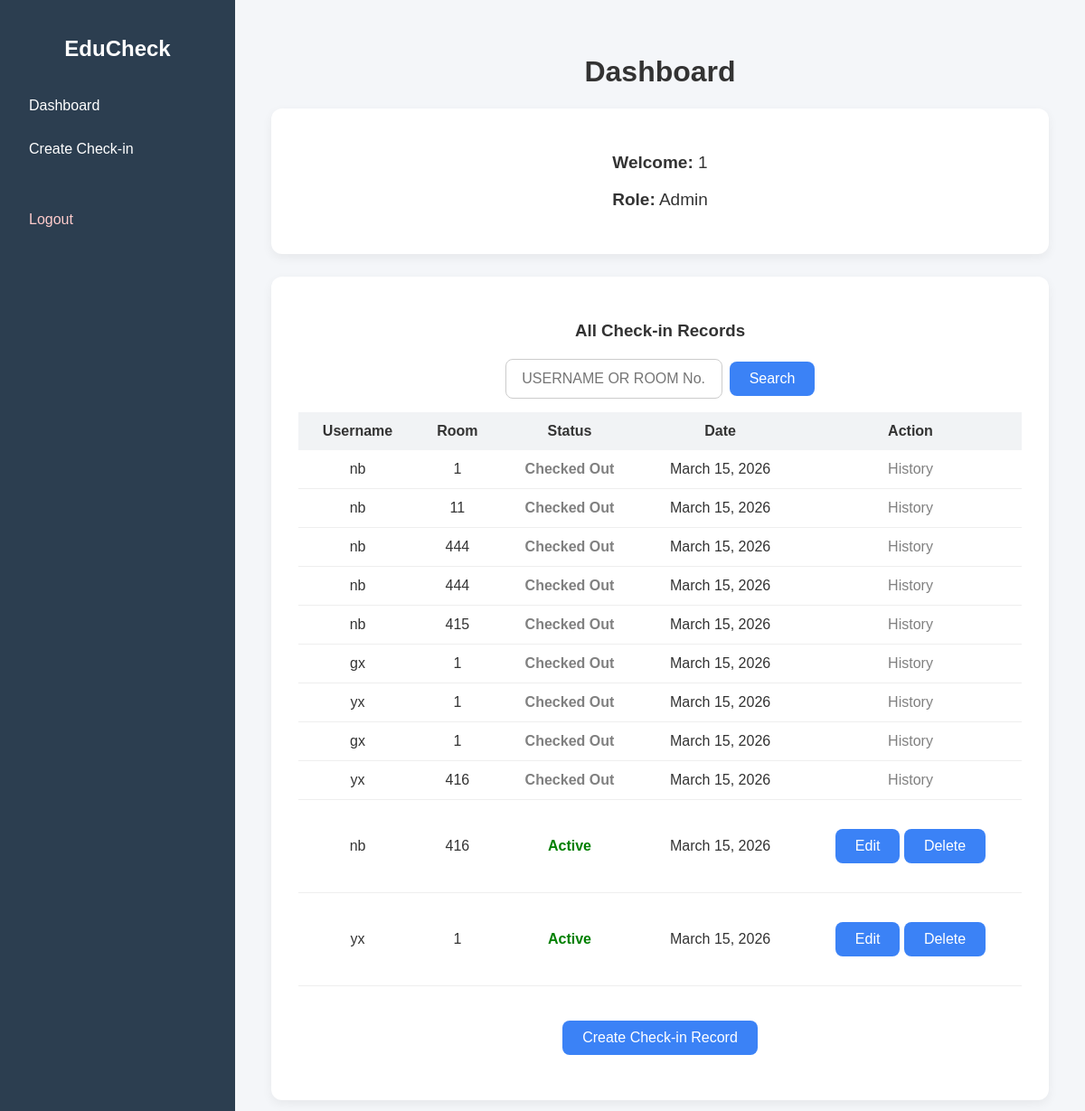
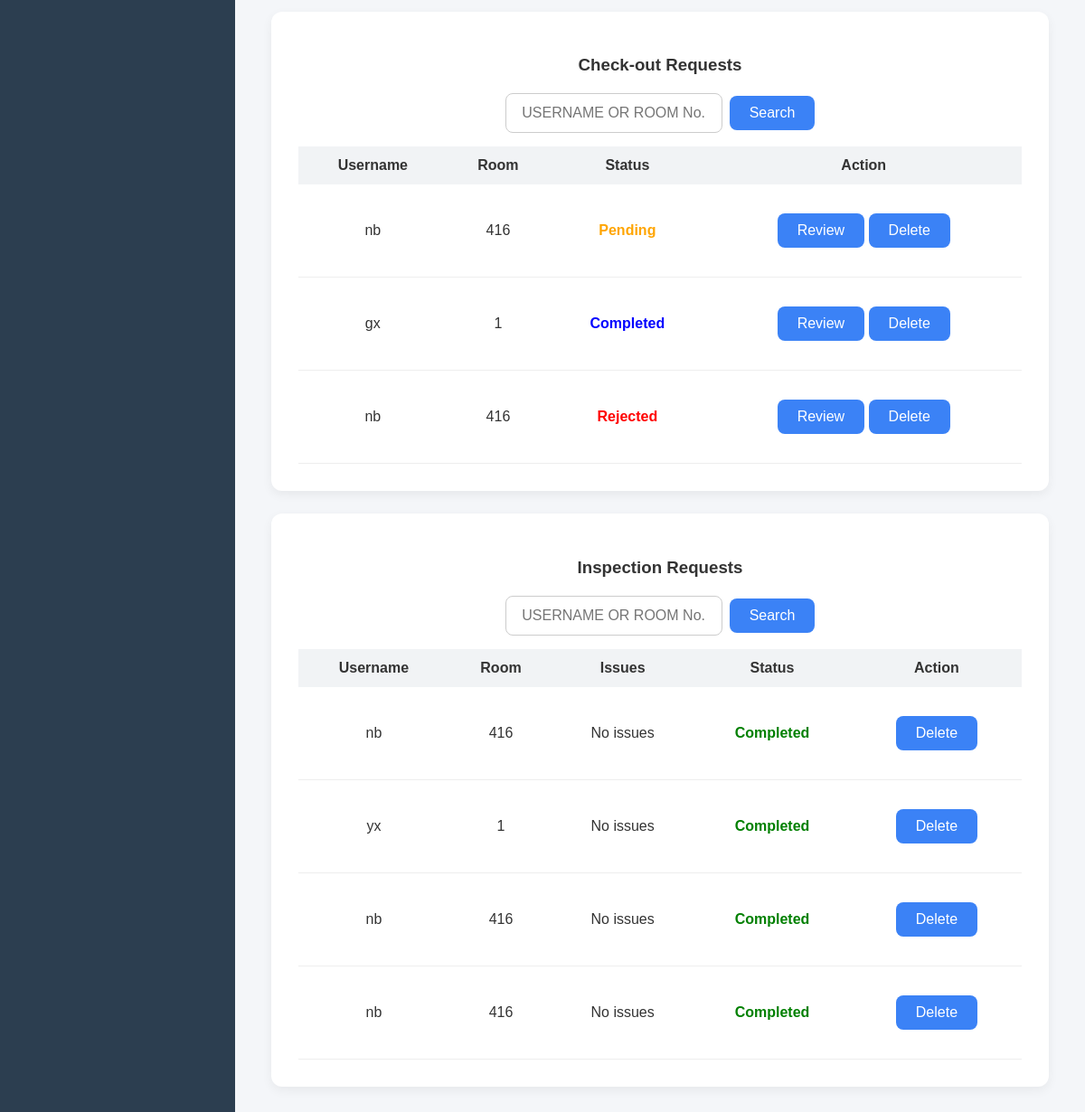
Screenshot of / (signed in) with the database file from the repository (2 pictures, top to bottom).
### accommodation/models.py (models this page shows, shortened)
class UserProfile(models.Model):
    ROLE_CHOICES = (
        ('student', 'Student'),
        ('admin', 'Administrator'),
    )
    user = models.OneToOneField(User, on_delete=models.CASCADE)
    role = models.CharField(
        max_length=10,
        choices=ROLE_CHOICES,
        default='student'
    )
    student_id = models.CharField(max_length=20, blank=True, null=True)
    admin_department = models.CharField(max_length=50, blank=True, null=True)

class CheckInRecord(models.Model):
    STATUS_CHOICES = (
        ('active', 'Active'),
        ('checked_out', 'Checked Out'),
    )
    student = models.ForeignKey(
        UserProfile,
        on_delete=models.CASCADE,
        limit_choices_to={'role': 'student'}
    )
    room_number = models.CharField(max_length=10)
    status = models.CharField(
        max_length=20,
        choices=STATUS_CHOICES,
        default="active"
    )
    check_in_date = models.DateField(auto_now_add=True)
    created_at = models.DateTimeField(auto_now_add=True)
    updated_at = models.DateTimeField(auto_now=True)

class CheckOutRequest(models.Model):
    STATUS_CHOICES = (
        ('pending', 'Pending'),
        ('approved', 'Approved'),
        ('rejected', 'Rejected'),
        ('completed', 'Completed'),
    )
    student = models.ForeignKey(UserProfile, on_delete=models.CASCADE)
    check_in_record = models.ForeignKey(
        CheckInRecord,
        on_delete=models.SET_NULL,
        null=True,
        blank=True
    )
    room_number = models.CharField(max_length=10, null=True, blank=True)
    requested_check_out_date = models.DateField()
    reason = models.CharField(max_length=100)
    issues = models.TextField(blank=True, null=True)
    comments = models.TextField(blank=True, null=True)
    status = models.CharField(
        max_length=10,
        choices=STATUS_CHOICES,
        default='pending'
    )
    admin_note = models.TextField(blank=True, null=True)
    created_at = models.DateTimeField(auto_now_add=True)
    updated_at = models.DateTimeField(auto_now=True)

class RoomInspection(models.Model):
    STATUS_CHOICES = (
        ('submitted', 'Submitted'),
        ('fixing', 'Fixing'),
        ('completed', 'Completed'),
    )
    student = models.ForeignKey(UserProfile, on_delete=models.CASCADE)
    room_number = models.CharField(max_length=10, null=True, blank=True)
    issues = models.TextField(blank=True, null=True)
    comments = models.TextField(blank=True, null=True)
    status = models.CharField(
        max_length=20,
        choices=STATUS_CHOICES,
        default='submitted'
    )
    created_at = models.DateTimeField(auto_now_add=True)

### accommodation/views.py (the view)
# urls.py: path('', views.dashboard_view, name='dashboard'),
@login_required
def dashboard_view(request):
    profile = get_object_or_404(UserProfile, user=request.user)
    context = {"profile": profile}
    if profile.role == "student":
        check_in = CheckInRecord.objects.filter(
            student=profile,
            status="active"
        ).first()
        check_out_requests = CheckOutRequest.objects.filter(
            student=profile
        ).order_by("-created_at")
        inspections = RoomInspection.objects.filter(
            student=profile
        ).order_by("-created_at")
        allow_create_checkout = True
        for req in check_out_requests:
            if req.status in ["pending", "approved", "completed"]:
                allow_create_checkout = False
                break
        context["check_in"] = check_in
        context["check_out_requests"] = check_out_requests
        context["inspections"] = inspections
        context["allow_create_checkout"] = allow_create_checkout
    elif profile.role == "admin":
        check_in_records = CheckInRecord.objects.all().order_by("-check_in_date")
        check_out_requests = CheckOutRequest.objects.all().order_by("-created_at")
        inspections = RoomInspection.objects.all().order_by("-created_at")
        search = request.GET.get("search")
        if search:
            inspections = inspections.filter(
                Q(student__user__username__icontains=search) |
                Q(room_number__icontains=search) |
                Q(issues__icontains=search)
            )
        checkout_search = request.GET.get("checkout_search")
        if checkout_search:
            check_out_requests = check_out_requests.filter(
                Q(student__user__username__icontains=checkout_search) |
                Q(room_number__icontains=checkout_search)
            )
        checkin_search = request.GET.get("checkin_search")
        if checkin_search:
            check_in_records = check_in_records.filter(
                Q(student__user__username__icontains=checkin_search) |
                Q(room_number__icontains=checkin_search)
            )
        context["check_in_records"] = check_in_records
        context["check_out_requests"] = check_out_requests
        context["inspections"] = inspections
    return render(request, "accommodation/dashboard.html", context)

### accommodation/templates/accommodation/dashboard.html (shortened to what this page needs)
{% extends 'accommodation/base.html' %}
{% block content %}
<h1>Dashboard</h1>
<div class="card">
<p class="info-text"><strong>Welcome:</strong> {{ request.user.username }}</p>
<p class="info-text"><strong>Role:</strong> {{ profile.role|title }}</p>
</div>
{% if profile.role == "admin" %}
<div class="card">
<h3>All Check-in Records</h3>
<form method="GET" class="search-box">
<input
type="text"
name="checkin_search"
placeholder="USERNAME OR ROOM No."
class="form-control"
value="{{ request.GET.checkin_search }}"
>
<button class="btn">Search</button>
</form>
<table>
<tr>
<th>Username</th>
<th>Room</th>
<th>Status</th>
<th>Date</th>
<th>Action</th>
</tr>
{% for record in check_in_records %}
<tr>
<td>{{ record.student.user.username }}</td>
<td>{{ record.room_number }}</td>
<td>
{% if record.status == "active" %}
<span style="color:green;font-weight:600">Active</span>
{% elif record.status == "checked_out" %}
<span style="color:gray;font-weight:600">Checked Out</span>
{% endif %}
</td>
<td>{{ record.check_in_date }}</td>
<td>
{% if record.status != "checked_out" %}
<a href="{% url 'edit_check_in' record.id %}" class="btn">Edit</a>
<a class="btn"
href="{% url 'delete_check_in' record.id %}"
onclick="return confirm('Confirm delete?');">
Delete
</a>
{% else %}
<span style="color:gray;">History</span>
{% endif %}
</td>
</tr>
{% empty %}
<tr>
<td colspan="5">No check-in records.</td>
</tr>
{% endfor %}
</table>
<br>
<a class="btn" href="{% url 'create_check_in' %}">
Create Check-in Record
</a>
</div>
<div class="card">
<h3>Check-out Requests</h3>
<form method="GET" class="search-box">
<input
type="text"
name="checkout_search"
placeholder="USERNAME OR ROOM No."
class="form-control"
value="{{ request.GET.checkout_search }}"
>
<button class="btn">Search</button>
</form>
<table>
<tr>
<th>Username</th>
<th>Room</th>
<th>Status</th>
<th>Action</th>
</tr>
{% for req in check_out_requests %}
<tr>
<td>{{ req.student.user.username }}</td>
<td>{{ req.room_number }}</td>
<td>
{% if req.status == "pending" %}
<span style="color:orange;font-weight:600">Pending</span>
{% elif req.status == "approved" %}
<span style="color:green;font-weight:600">Approved</span>
{% elif req.status == "completed" %}
<span style="color:blue;font-weight:600">Completed</span>
{% else %}
<span style="color:red;font-weight:600">Rejected</span>
{% endif %}
</td>
<td>
<a class="btn" href="{% url 'review_check_out' req.id %}">
Review
</a>
<a class="btn"
href="{% url 'delete_checkout_admin' req.id %}"
onclick="return confirm('Confirm delete?');">
Delete
</a>
</td>
</tr>
{% empty %}
<tr>
<td colspan="4">No requests.</td>
</tr>
{% endfor %}
</table>
</div>
<div class="card">
<h3>Inspection Requests</h3>
<form method="GET" class="search-box">
<input
type="text"
name="search"
placeholder="USERNAME OR ROOM No."
class="form-control"
value="{{ request.GET.search }}"
>
<button class="btn">Search</button>
</form>
<table>
<tr>
<th>Username</th>
<th>Room</th>
<th>Issues</th>
<th>Status</th>
<th>Action</th>
</tr>
{% for i in inspections %}
<tr>
<td>{{ i.student.user.username }}</td>
<td>{{ i.room_number }}</td>
<td>
{% if i.issues %}
{{ i.issues }}
{% else %}
No issues
{% endif %}
</td>
<td>
{% if i.status == "submitted" %}
<span style="color:red;font-weight:600">Submitted</span>
{% elif i.status == "fixing" %}
<span style="color:orange;font-weight:600">Fixing</span>
{% elif i.status == "completed" %}
<span style="color:green;font-weight:600">Completed</span>
{% endif %}
</td>
<td>
<a class="btn"
href="{% url 'delete_inspection' i.id %}"
onclick="return confirm('Confirm delete?');">
Delete
</a>
</td>
</tr>
{% empty %}
<tr>
<td colspan="5">No inspection requests.</td>
</tr>
{% endfor %}
</table>
</div>
{% endif %}
{% endblock %}

### accommodation/templates/accommodation/base.html (shortened to what this page needs)
{% load static %}
<!DOCTYPE html>
<html lang="en">
<head>
<link rel="stylesheet" href="{% static 'css/custom.css' %}">
</head>
<body>
<div class="layout">
<div class="sidebar">
<h2 class="logo">EduCheck</h2>
<a href=" {% url 'dashboard' %}">
Dashboard
</a >
{% if profile %}
{% if profile.role == 'admin' %}
<a href="{% url 'create_check_in' %}">
Create Check-in
</a >
{% endif %}
{% endif %}
<a href="{% url 'logout' %}" class="logout">
Logout
</a >
</div>
<div class="content">
{% block content %}
{% endblock %}
</div>
</div>
</body>
</html>

### static/css/custom.css (style rules this page uses)
body { margin:0; font-family:Arial, sans-serif; background:#f4f6f9; color:#333; }
.layout { display:flex; }
.sidebar { width:220px; background:#2c3e50; min-height:100vh; padding:20px; }
.sidebar .logo { color:white; margin-bottom:30px; text-align:center; }
.sidebar a { display:block; color:white; text-decoration:none; margin:10px 0; padding:10px 12px; border-radius:6px; transition:all 0.25s; }
.sidebar .logout { margin-top:40px; color:#ffcccc; }
.content { flex:1; padding:40px; max-width:1100px; margin:auto; text-align: center; }
h1,h2,h3 { text-align:center; }
.card { background:white; padding:30px; margin-bottom:25px; border-radius:12px; box-shadow:0 4px 12px rgba(0,0,0,0.06); }
.card h3 { margin-bottom:20px; text-align:center; }
.info-text { font-size:19px !important; font-weight:500; text-align:center; }
input, select, textarea { width:100%; max-width:420px; height:44px; font-size:16px; font-family: inherit; padding:10px 14px; border-radius:8px; border:1px solid #ccc; background:white; box-sizing:border-box; margin:8px auto; display:block; text-align: center; }
.btn { display:inline-block; padding:10px 22px; background:#3b82f6; color:white; font-size:16px; border-radius:8px; text-decoration:none; border:none; cursor:pointer; width:auto; margin:20px auto; transition:all 0.25s; }
table { width:100%; border-collapse:collapse; margin-top:15px; }
th { background:#f1f3f5; text-align:left; padding:12px; font-weight:600; }
td { padding:12px; border-bottom:1px solid #eee; }
h1 { text-align:center; }
.card h3 { text-align:center; }
table { text-align:center; }
th, td { text-align:center; }
.card { text-align:center; }
.search-box { display:flex; justify-content:center; align-items:center; gap:8px; }
.search-box input { width:240px; margin:0; }
.search-box button { margin:0; }

### rows the page displays
UserProfile: role "Admin"
CheckInRecord: student.user.username "nb", room_number "1", status "Checked Out", check_in_date "March 15, 2026"
CheckInRecord: student.user.username "nb", room_number "11", status "Checked Out", check_in_date "March 15, 2026"
CheckInRecord: student.user.username "nb", room_number "444", status "Checked Out", check_in_date "March 15, 2026"
CheckInRecord: student.user.username "nb", room_number "444", status "Checked Out", check_in_date "March 15, 2026"
CheckInRecord: student.user.username "nb", room_number "415", status "Checked Out", check_in_date "March 15, 2026"
CheckInRecord: student.user.username "gx", room_number "1", status "Checked Out", check_in_date "March 15, 2026"
CheckInRecord: student.user.username "yx", room_number "1", status "Checked Out", check_in_date "March 15, 2026"
CheckInRecord: student.user.username "gx", room_number "1", status "Checked Out", check_in_date "March 15, 2026"
CheckInRecord: student.user.username "yx", room_number "416", status "Checked Out", check_in_date "March 15, 2026"
CheckInRecord: student.user.username "nb", room_number "416", status "Active", check_in_date "March 15, 2026"
CheckInRecord: student.user.username "yx", room_number "1", status "Active", check_in_date "March 15, 2026"
CheckOutRequest: student.user.username "nb", room_number "416", status "Pending"
CheckOutRequest: student.user.username "gx", room_number "1", status "Completed"
CheckOutRequest: student.user.username "nb", room_number "416", status "Rejected"
RoomInspection: student.user.username "nb", room_number "416", issues "No issues", status "Completed"
RoomInspection: student.user.username "yx", room_number "1", issues "No issues", status "Completed"
RoomInspection: student.user.username "nb", room_number "416", issues "No issues", status "Completed"
RoomInspection: student.user.username "nb", room_number "416", issues "No issues", status "Completed"

### other values shown
{{ request.user.username }} "1"
